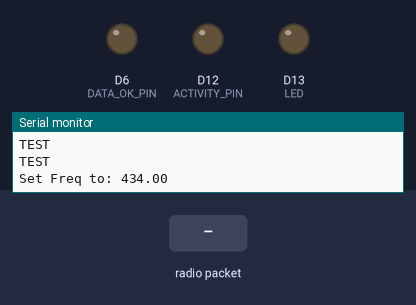
A sketch run on a simulated Arduino Zero (SAMD21). Shown: output pins drawn as LEDs (lit = HIGH), the last lines printed to the serial monitor. The test bench sets the inputs (shaded band). No radio packets arrive unless stated; pins used as bus, display or sensor lines are not drawn.

Above: at 1.3 s.
1.4 s: radio packet "1" arrives
At 2.4 s:
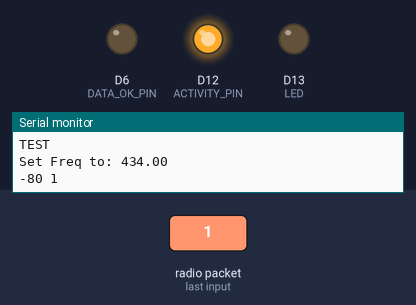
4.4 s: radio packet "0" arrives
At 7.1 s:
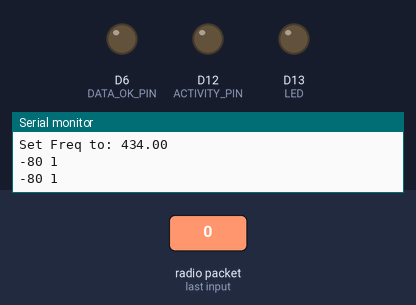
7.4 s: radio packet "2" arrives
At 8.3 s:
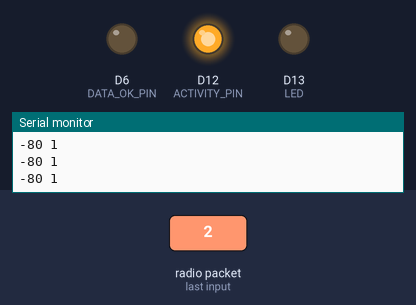
Timing chart, 0 to 10.6 s (numbered marks = the images above; inputs shaded):
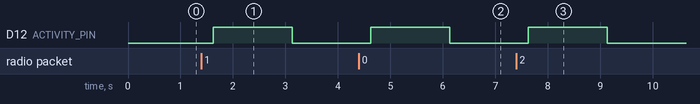

The sketch:

Serial_to_LoRa_RX_V3-5.ino
```cpp
#include <RadioHead.h>

// LoRa Receive Program Version 3.5
// Serial_to_LoRa_RX_V3-5.ino
// Copyright Kenny Trussell
// http://kenny.trussell.biz
//
// Shared under the MIT License
//
// Version 3.4 Changes:
//  Clarified the comments concerning reverse powering another board. NO CODE
//  CHANGES
//
// Version 3.5 Changes:
//  Added include statement
//  Added line to set frequency to 434 MHz
//
// Version 3.3 Changes:
//  -Added Pin D6 as an output to indicate that we are receiving "large"
//   packets. The combination of this pin and the activity indicator pin will
//   aid the main controller in knowing if the transmitter is out of range
//   (RX_ACTIVITY low) versus being in range but no data coming from the RTCM3
//   source (RX_ACTIVITY high but DATA_OK low). See the Serial_to_LoRa_TX
//   version 4.4 or higher about the heartbeat feature that makes this scheme
//   work.
//  -Updated Hardware section to discuss diode
//
// Version 3.2.1 Changes:
//  Bug fix: Fixed the activity indicator function
//
// Version 3.2 Changes:
//  Created an Activity indicator on pin D12: set low if no packets are being
//  received, set high if packets are being received
//
// Version 3.1 Changes:
//  Added output of RSSI to serial monitor for antenna testing
//  Changed LoRa Bandwidth to 62.5kbps
//
// This version collects incoming data until no LoRa packets have been
//  received for RFWAITTIME milliseconds and then sends all received data to
//  the serial port. This is a companion to the transmit program:
//  Serial_to_Lora_TX

// Target Hardware: Adafruit Feather M0 LoRa module:
//  https://www.adafruit.com/product/3178
//
// Hardware Notes:
//  I found that if the Feather is connected such that it receives 5V power from
//  another board, that if the other board is turned off and you insert
//  a USB cable from a PC into the Feather (for programming for
//  instance), that the Feather will output 5V to the
//  other board from the LiPo charge circuit. To prevent this,
//  I have a diode in the 5V line. Any diode with a Vf of 1V or
//  less and a current rating on the order of 200mA should work fine. A
//  1N4001 throught 1N4007 device is a good choice.

/* MIT License
 * Copyright (c) 2018 Kenny Trussell
 * Permission is hereby granted, free of charge, to any person obtaining a copy
 * of this software and associated documentation files (the "Software"), to deal
 * in the Software without restriction, including without limitation the rights
 * to use, copy, modify, merge, publish, distribute, sublicense, and/or sell
 * copies of the Software, and to permit persons to whom the Software is
 * furnished to do so, subject to the following conditions:
 *
 * The above copyright notice and this permission notice shall be included in all
 * copies or substantial portions of the Software.
 *
 * THE SOFTWARE IS PROVIDED "AS IS", WITHOUT WARRANTY OF ANY KIND, EXPRESS OR
 * IMPLIED, INCLUDING BUT NOT LIMITED TO THE WARRANTIES OF MERCHANTABILITY,
 * FITNESS FOR A PARTICULAR PURPOSE AND NONINFRINGEMENT. IN NO EVENT SHALL THE
 * AUTHORS OR COPYRIGHT HOLDERS BE LIABLE FOR ANY CLAIM, DAMAGES OR OTHER
 * LIABILITY, WHETHER IN AN ACTION OF CONTRACT, TORT OR OTHERWISE, ARISING FROM,
 * OUT OF OR IN CONNECTION WITH THE SOFTWARE OR THE USE OR OTHER DEALINGS IN THE
 * SOFTWARE.
 */

#include <Arduino.h>   // required before wiring_private.h
#include "wiring_private.h" // pinPeripheral() function
#include <SPI.h>
#include <RH_RF95.h>

#define ACTIVITY_PIN 12 //held HIGH if data being received, otherwise LOW
                        // This could just be a heartbeat from the
                        // transmitter, not necessarily data
#define DATA_OK_PIN 6 //held HIGH if large data packets are being received

// Max size of data burst we can handle (5 full RF buffers)-arbitrarily large
#define BUFLEN (5*RH_RF95_MAX_MESSAGE_LEN)

// Maximum milliseconds to wait for next LoRa packet
//  Up to 300, program sends each packet to GPS. 350 causes it to get multiple
//  packets. At 350, sometimes it is getting two bursts together, i.e. about
//  1200 bytes, when a burst is 600 bytes.
#define RFWAITTIME 1 //1 will cause packet to be sent to GPS immediately

// For feather m0
#define RFM95_CS 8
#define RFM95_RST 4
#define RFM95_INT 3

// Change to 434.0 or other frequency, must match RX's freq!
// #define RF95_FREQ 915.0
#define RF95_FREQ 434.0

// Singleton instance of the radio driver
RH_RF95 rf95(RFM95_CS, RFM95_INT);

// We will use Serial2 - Rx on pin 11, Tx on pin 10
Uart Serial2 (&sercom1, 11, 10, SERCOM_RX_PAD_0, UART_TX_PAD_2);
void SERCOM1_Handler()
{
  Serial2.IrqHandler();
}

// LED is turned on at 1st LoRa reception and off when nothing else received.
//  It gives an indication of how long the incoming data stream is.
#define LED 13

unsigned long lastActCheckTime; //holds last millis() value when activity was checked

void setup()
{
  pinMode(LED, OUTPUT);
  pinMode(RFM95_RST, OUTPUT);
  pinMode(ACTIVITY_PIN, OUTPUT);
  pinMode(DATA_OK_PIN, OUTPUT);

  digitalWrite(RFM95_RST, HIGH);
  digitalWrite(ACTIVITY_PIN, LOW); //Initialize to no activity
  digitalWrite(DATA_OK_PIN, LOW);  //Initialize to no packet activity

  Serial.begin(115200);
//  while (!Serial) { //Waits for the Serial Monitor
//    delay(1);
//  }

  Serial2.begin(460800);

  // Assign pins 10 & 11 SERCOM functionality
  pinPeripheral(10, PIO_SERCOM);
  pinPeripheral(11, PIO_SERCOM);
  delay(100);

  Serial.println("Feather LoRa RX");

  // manual reset
  digitalWrite(RFM95_RST, LOW);
  delay(10);
  digitalWrite(RFM95_RST, HIGH);
  delay(10);

  while (!rf95.init()) {
    Serial.println("LoRa radio init failed");
    while (1);
  }
  Serial.println("LoRa radio init OK!");

  for(int ii=0; ii<100; ii++) { Serial.println("TEST"); }

  // Defaults after init are 434.0MHz, modulation GFSK_Rb250Fd250, +13dbM
  if (!rf95.setFrequency(RF95_FREQ)) {
    Serial.println("setFrequency failed");
    while (1);
  }
  Serial.print("Set Freq to: "); Serial.println(RF95_FREQ);

  // Defaults after init are 434.0MHz, 13dBm, Bw = 125 kHz, Cr = 4/5,
  //  Sf = 128chips/symbol, CRC on

  // The default transmitter power is 13dBm, using PA_BOOST.
  //  If you are using RFM95/96/97/98 modules which uses the PA_BOOST
  //  transmitter pin, then you can set transmitter powers from 5 to 23 dBm:
  rf95.setTxPower(23, false);
  rf95.setSignalBandwidth(62500L);

  lastActCheckTime = millis(); //initialize time for activity check
}

void loop()
{
  uint8_t buf[BUFLEN];
  unsigned buflen;

  uint8_t rfbuflen;
  uint8_t *bufptr;
  unsigned long lastTime, curTime;
  static bool RX_Activity;  //Set to true if we are receiving anything
  static bool Data_OK;  //Set to true if we are receiving large packets

  bufptr = buf;
  buflen = 0;

  if (rf95.available())
  {
    RX_Activity = true; //Indicate that we have activity
    digitalWrite(LED, HIGH);
    rfbuflen = RH_RF95_MAX_MESSAGE_LEN;
    if(rf95.recv(bufptr, &rfbuflen))
    {
      bufptr += rfbuflen;
      lastTime = millis();

      while(((millis()-lastTime) < RFWAITTIME) && ((bufptr - buf) < (BUFLEN - RH_RF95_MAX_MESSAGE_LEN))) //Time out or buffer can't hold anymore
      {
        if (rf95.available())
        {
          rfbuflen = RH_RF95_MAX_MESSAGE_LEN;
          if(rf95.recv(bufptr, &rfbuflen))
          {
            bufptr += rfbuflen;
            lastTime = millis();
          }
          else
          {
            Serial.println("Receive failed");
          }
        }
      }
    }
    else
    {
      Serial.println("Receive failed");
    }

    buflen = (bufptr - buf);  // Total bytes received in all packets

    if (buflen > 100) Data_OK = true; //Indicate we are likely getting real data

    Serial.print(rf95.lastRssi(), DEC);
    Serial.print(" ");
    Serial.println(buflen);   // For debugging
    Serial2.write(buf, buflen); //Send data to the GPS
    digitalWrite(LED, LOW);
  }

  //Activity indicator output
  if(millis()-lastActCheckTime > 1500)
  {
    if(RX_Activity)
    {
      digitalWrite(ACTIVITY_PIN, HIGH);  //Indicate that we received data
    }
    else
    {
      digitalWrite(ACTIVITY_PIN, LOW); //Indicate no data received
    }
    RX_Activity = false;  //set flag to false - receive activity (if any) will set it to true

    if(Data_OK)
    {
      digitalWrite(DATA_OK_PIN, HIGH);  //Indicate that we are receiving large packets
    }
    else
    {
      digitalWrite(DATA_OK_PIN, LOW); //Indicate not receiving large packets
    }
    Data_OK = false;  //set flag to false - will be set elsewhere if receiving large packets

    lastActCheckTime = millis(); //reset time
  }
}
```

Measured:
- after the input at 1.4 s, D12 (ACTIVITY_PIN): LOW → HIGH after 0.23 s, → LOW 1.5 s later
- after the input at 4.4 s, D12 (ACTIVITY_PIN): LOW → HIGH after 0.23 s, → LOW 1.5 s later
- after the input at 7.4 s, D12 (ACTIVITY_PIN): LOW → HIGH after 0.23 s, → LOW 1.5 s later
